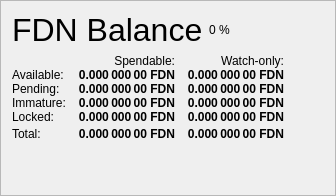
                   <widget class="QFrame" name="frame_Balances">
                    <property name="frameShape">
                     <enum>QFrame::StyledPanel</enum>
                    </property>
                    <property name="frameShadow">
                     <enum>QFrame::Raised</enum>
                    </property>
                    <layout class="QVBoxLayout" name="verticalLayout_4">
                     <item>
                      <layout class="QHBoxLayout" name="horizontalLayout_4">
                       <item>
                        <widget class="QLabel" name="label_5">
                         <property name="minimumSize">
                          <size>
                           <width>0</width>
                           <height>20</height>
                          </size>
                         </property>
                         <property name="font">
                          <font>
                           <pointsize>24</pointsize>
                           <weight>50</weight>
                           <bold>false</bold>
                          </font>
                         </property>
                         <property name="text">
                          <string>FDN Balance</string>
                         </property>
                        </widget>
                       </item>
                       <item>
                        <widget class="QLabel" name="labelFDNPercent">
                         <property name="text">
                          <string notr="true">0 %</string>
                         </property>
                        </widget>
                       </item>
                       <item>
                        <spacer name="horizontalSpacer_3">
                         <property name="orientation">
                          <enum>Qt::Horizontal</enum>
                         </property>
                         <property name="sizeHint" stdset="0">
                          <size>
                           <width>40</width>
                           <height>20</height>
                          </size>
                         </property>
                        </spacer>
                       </item>
                      </layout>
                     </item>
                     <item>
                      <layout class="QGridLayout" name="gridLayout">
                       <property name="horizontalSpacing">
                        <number>12</number>
                       </property>
                       <property name="verticalSpacing">
                        <number>0</number>
                       </property>
                       <item row="0" column="1">
                        <widget class="QLabel" name="labelSpendable">
                         <property name="text">
                          <string>Spendable:</string>
                         </property>
                         <property name="alignment">
                          <set>Qt::AlignRight|Qt::AlignTrailing|Qt::AlignVCenter</set>
                         </property>
                        </widget>
                       </item>
                       <item row="0" column="2">
                        <widget class="QLabel" name="labelWatchonly">
                         <property name="text">
                          <string>Watch-only:</string>
                         </property>
                         <property name="alignment">
                          <set>Qt::AlignRight|Qt::AlignTrailing|Qt::AlignVCenter</set>
                         </property>
                        </widget>
                       </item>
                       <item row="1" column="0">
                        <widget class="QLabel" name="labelBalanceText">
                         <property name="text">
                          <string>Available:</string>
                         </property>
                        </widget>
                       </item>
                       <item row="1" column="1">
                        <widget class="QLabel" name="labelBalance">
                         <property name="font">
                          <font>
                           <weight>75</weight>
                           <bold>true</bold>
                          </font>
                         </property>
                         <property name="cursor">
                          <cursorShape>IBeamCursor</cursorShape>
                         </property>
                         <property name="toolTip">
                          <string>Your current spendable balance</string>
                         </property>
                         <property name="text">
                          <string notr="true">0.000 000 00 FDN</string>
                         </property>
                         <property name="alignment">
                          <set>Qt::AlignRight|Qt::AlignTrailing|Qt::AlignVCenter</set>
                         </property>
                         <property name="textInteractionFlags">
                          <set>Qt::LinksAccessibleByMouse|Qt::TextSelectableByKeyboard|Qt::TextSelectableByMouse</set>
                         </property>
                        </widget>
                       </item>
                       <item row="1" column="2">
                        <widget class="QLabel" name="labelWatchAvailable">
                         <property name="font">
                          <font>
                           <weight>75</weight>
                           <bold>true</bold>
                          </font>
                         </property>
                         <property name="cursor">
                          <cursorShape>IBeamCursor</cursorShape>
                         </property>
                         <property name="toolTip">
                          <string>Your current balance in watch-only addresses</string>
                         </property>
                         <property name="text">
                          <string notr="true">0.000 000 00 FDN</string>
                         </property>
                         <property name="alignment">
                          <set>Qt::AlignRight|Qt::AlignTrailing|Qt::AlignVCenter</set>
                         </property>
                         <property name="textInteractionFlags">
                          <set>Qt::LinksAccessibleByMouse|Qt::TextSelectableByKeyboard|Qt::TextSelectableByMouse</set>
                         </property>
                        </widget>
                       </item>
                       <item row="2" column="0">
                        <widget class="QLabel" name="labelPendingText">
                         <property name="text">
                          <string>Pending:</string>
                         </property>
                        </widget>
                       </item>
                       <item row="2" column="1">
                        <widget class="QLabel" name="labelUnconfirmed">
                         <property name="font">
                          <font>
                           <weight>75</weight>
                           <bold>true</bold>
                          </font>
                         </property>
                         <property name="cursor">
                          <cursorShape>IBeamCursor</cursorShape>
                         </property>
                         <property name="toolTip">
                          <string>Total of transactions that have yet to be confirmed, and do not yet count toward the spendable balance</string>
                         </property>
                         <property name="text">
                          <string notr="true">0.000 000 00 FDN</string>
                         </property>
                         <property name="alignment">
                          <set>Qt::AlignRight|Qt::AlignTrailing|Qt::AlignVCenter</set>
                         </property>
                         <property name="textInteractionFlags">
                          <set>Qt::LinksAccessibleByMouse|Qt::TextSelectableByKeyboard|Qt::TextSelectableByMouse</set>
                         </property>
                        </widget>
                       </item>
                       <item row="2" column="2">
                        <widget class="QLabel" name="labelWatchPending">
                         <property name="font">
                          <font>
                           <weight>75</weight>
                           <bold>true</bold>
                          </font>
                         </property>
                         <property name="cursor">
                          <cursorShape>IBeamCursor</cursorShape>
                         </property>
                         <property name="toolTip">
                          <string>Unconfirmed transactions to watch-only addresses</string>
                         </property>
                         <property name="text">
                          <string notr="true">0.000 000 00 FDN</string>
                         </property>
                         <property name="alignment">
                          <set>Qt::AlignRight|Qt::AlignTrailing|Qt::AlignVCenter</set>
                         </property>
                         <property name="textInteractionFlags">
                          <set>Qt::LinksAccessibleByMouse|Qt::TextSelectableByKeyboard|Qt::TextSelectableByMouse</set>
                         </property>
                        </widget>
                       </item>
                       <item row="3" column="0">
                        <widget class="QLabel" name="labelImmatureText">
                         <property name="text">
                          <string>Immature:</string>
                         </property>
                        </widget>
                       </item>
                       <item row="3" column="1">
                        <widget class="QLabel" name="labelImmature">
                         <property name="font">
                          <font>
                           <weight>75</weight>
                           <bold>true</bold>
                          </font>
                         </property>
                         <property name="cursor">
                          <cursorShape>IBeamCursor</cursorShape>
                         </property>
                         <property name="toolTip">
                          <string>Staked or masternode rewards that has not yet matured</string>
                         </property>
                         <property name="text">
                          <string notr="true">0.000 000 00 FDN</string>
                         </property>
                         <property name="alignment">
                          <set>Qt::AlignRight|Qt::AlignTrailing|Qt::AlignVCenter</set>
                         </property>
                         <property name="textInteractionFlags">
                          <set>Qt::LinksAccessibleByMouse|Qt::TextSelectableByKeyboard|Qt::TextSelectableByMouse</set>
                         </property>
                        </widget>
                       </item>
                       <item row="3" column="2">
                        <widget class="QLabel" name="labelWatchImmature">
                         <property name="font">
                          <font>
                           <weight>75</weight>
                           <bold>true</bold>
                          </font>
                         </property>
                         <property name="cursor">
                          <cursorShape>IBeamCursor</cursorShape>
                         </property>
                         <property name="toolTip">
                          <string>Staked or masternode rewards in watch-only addresses that has not yet matured</string>
                         </property>
                         <property name="text">
                          <string notr="true">0.000 000 00 FDN</string>
                         </property>
                         <property name="alignment">
                          <set>Qt::AlignRight|Qt::AlignTrailing|Qt::AlignVCenter</set>
                         </property>
                         <property name="textInteractionFlags">
                          <set>Qt::LinksAccessibleByMouse|Qt::TextSelectableByKeyboard|Qt::TextSelectableByMouse</set>
                         </property>
                        </widget>
                       </item>
                       <item row="4" column="0">
                        <widget class="QLabel" name="labelLockedBalanceText">
                         <property name="toolTip">
                          <string>Locked FDN or Masternode collaterals. These are excluded from zFDN minting.</string>
                         </property>
                         <property name="text">
                          <string>Locked:</string>
                         </property>
                        </widget>
                       </item>
                       <item row="4" column="1">
                        <widget class="QLabel" name="labelLockedBalance">
                         <property name="font">
                          <font>
                           <weight>75</weight>
                           <bold>true</bold>
                          </font>
                         </property>
                         <property name="cursor">
                          <cursorShape>IBeamCursor</cursorShape>
                         </property>
                         <property name="toolTip">
                          <string>Locked FDN or Masternode collaterals. These are excluded from zFDN minting.</string>
                         </property>
                         <property name="text">
                          <string notr="true">0.000 000 00 FDN</string>
                         </property>
                         <property name="alignment">
                          <set>Qt::AlignRight|Qt::AlignTrailing|Qt::AlignVCenter</set>
                         </property>
                         <property name="textInteractionFlags">
                          <set>Qt::LinksAccessibleByMouse|Qt::TextSelectableByKeyboard|Qt::TextSelectableByMouse</set>
                         </property>
                        </widget>
                       </item>
                       <item row="4" column="2">
                        <widget class="QLabel" name="labelWatchLocked">
                         <property name="font">
                          <font>
                           <weight>75</weight>
                           <bold>true</bold>
                          </font>
                         </property>
                         <property name="cursor">
                          <cursorShape>IBeamCursor</cursorShape>
                         </property>
                         <property name="toolTip">
                          <string>Current locked balance in watch-only addresses</string>
                         </property>
                         <property name="text">
                          <string notr="true">0.000 000 00 FDN</string>
                         </property>
                         <property name="alignment">
                          <set>Qt::AlignRight|Qt::AlignTrailing|Qt::AlignVCenter</set>
                         </property>
                         <property name="textInteractionFlags">
                          <set>Qt::LinksAccessibleByMouse|Qt::TextSelectableByKeyboard|Qt::TextSelectableByMouse</set>
                         </property>
                        </widget>
                       </item>
                       <item row="5" column="0">
                        <widget class="QLabel" name="labelTotalText">
                         <property name="toolTip">
                          <string>Your current Fundin balance, unconfirmed and immature transactions included</string>
                         </property>
                         <property name="text">
                          <string>Total:</string>
                         </property>
                        </widget>
                       </item>
                       <item row="5" column="1">
                        <widget class="QLabel" name="labelTotal">
                         <property name="font">
                          <font>
                           <weight>75</weight>
                           <bold>true</bold>
                          </font>
                         </property>
                         <property name="cursor">
                          <cursorShape>IBeamCursor</cursorShape>
                         </property>
                         <property name="toolTip">
                          <string>Your current Fundin balance, unconfirmed and immature transactions included</string>
                         </property>
                         <property name="text">
                          <string notr="true">0.000 000 00 FDN</string>
                         </property>
                         <property name="alignment">
                          <set>Qt::AlignRight|Qt::AlignTrailing|Qt::AlignVCenter</set>
                         </property>
                         <property name="textInteractionFlags">
                          <set>Qt::LinksAccessibleByMouse|Qt::TextSelectableByKeyboard|Qt::TextSelectableByMouse</set>
                         </property>
                        </widget>
                       </item>
                       <item row="5" column="2">
                        <widget class="QLabel" name="labelWatchTotal">
                         <property name="font">
                          <font>
                           <weight>75</weight>
                           <bold>true</bold>
                          </font>
                         </property>
                         <property name="cursor">
                          <cursorShape>IBeamCursor</cursorShape>
                         </property>
                         <property name="toolTip">
                          <string>Current total balance in watch-only addresses</string>
                         </property>
                         <property name="text">
                          <string notr="true">0.000 000 00 FDN</string>
                         </property>
                         <property name="alignment">
                          <set>Qt::AlignRight|Qt::AlignTrailing|Qt::AlignVCenter</set>
                         </property>
                         <property name="textInteractionFlags">
                          <set>Qt::LinksAccessibleByMouse|Qt::TextSelectableByKeyboard|Qt::TextSelectableByMouse</set>
                         </property>
                        </widget>
                       </item>
                       <item row="5" column="3">
                        <spacer name="horizontalSpacer_9">
                         <property name="orientation">
                          <enum>Qt::Horizontal</enum>
                         </property>
                         <property name="sizeHint" stdset="0">
                          <size>
                           <width>40</width>
                           <height>20</height>
                          </size>
                         </property>
                        </spacer>
                       </item>
                      </layout>
                     </item>
                     <item>
                      <spacer name="verticalSpacer_3">
                       <property name="orientation">
                        <enum>Qt::Vertical</enum>
                       </property>
                       <property name="sizeHint" stdset="0">
                        <size>
                         <width>20</width>
                         <height>40</height>
                        </size>
                       </property>
                      </spacer>
                     </item>
                    </layout>
                   </widget>
